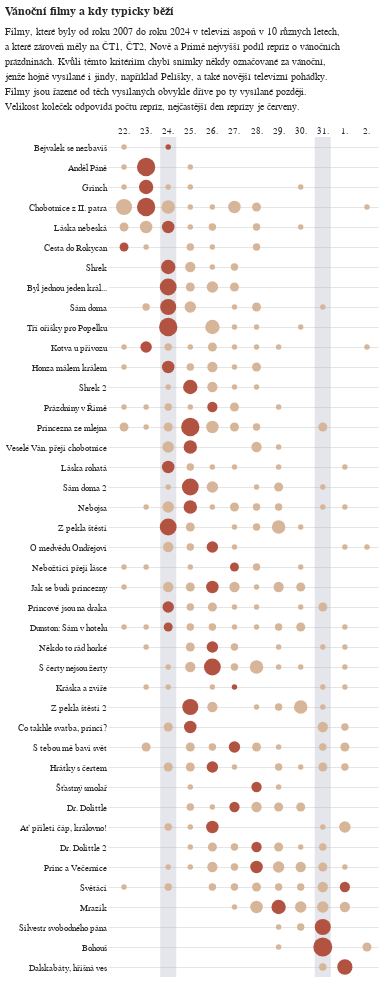

Here is the notebook cell this chart was saved with:
### Code cell
df_cary = pl.DataFrame(
    {'kolikateho_str':['24.','31.'],'umisteni':poradi3[0]}
)
df_text = pl.DataFrame(
    {'kolikateho_str': ['27.'],'umisteni':poradi3[0]}
)

cary = alt.Chart(
    df_cary
).mark_rule(
    color='#A9AAC0',
    strokeWidth=16,
    opacity=0.3
).encode(
    alt.X('kolikateho_str:N',sort=poradi_dat)
)

text = alt.Chart(
    df_text
).mark_text(
    text=['← Štědrý den       Silvestr →'],
    color='#B25342',
    dx=-9,
    dy=11.5,
    baseline='middle',
    fontSize=10,
    fontWeight=300,
    font='Asap'
).encode(
    alt.X('kolikateho_str:N',sort=poradi_dat),
    alt.Y('umisteni:N',sort=poradi3,title=None,axis=alt.Axis(grid=True, gridColor='#E5E5E5',tickColor='#E5E5E5'))
)

(cary + alt.Chart(
    do_grafu2.to_pandas(),
    width=265,
    title=alt.Title(
        "Vánoční filmy a kdy typicky běží",
        subtitle=[
            'Filmy, které byly od roku 2007 do roku 2024 v televizi aspoň v 10 různých letech,',
            'a které zároveň měly na ČT1, ČT2, Nově a Primě nejvyšší podíl repríz o vánočních',
            'prázdninách. Kvůli těmto kritériím chybí snímky někdy označované za vánoční,',
            'jenže hojně vysílané i jindy, například Pelíšky, a také novější televizní pohádky.',
            'Filmy jsou řazené od těch vysílaných obvykle dříve po ty vysílané později.',
            'Velikost koleček odpovídá počtu repríz, nejčastější den reprízy je červený.'
        ]
    )
).mark_circle(
    opacity=1
).encode(
    alt.X(
        'kolikateho_str:N', # do_grafu2.sort(by='kolikateho').select(pl.col('kolikateho')).to_series().to_list(),
        sort=poradi_dat,
        title=None,
        axis=alt.Axis(orient='top',labelAngle=0,labelAlign='center',tickColor='white')
    ),
    alt.Y('nazev:N',sort=poradi3,title=None,axis=alt.Axis(grid=True, gridColor='#E5E5E5',tickColor='#E5E5E5')),
    alt.Size('len:Q',legend=None),
    alt.Color("maximum:N",legend=None,scale=alt.Scale(range=['#B25342','#D6B599']))
)
).configure_view(
    stroke='transparent'
)

### Figure 1 — Vega-Lite specification as saved in the notebook (floating-point values rounded to 4 significant figures; data arrays with more than 128 entries replaced by an {"elided": "..."} marker saying what was removed)
{"config": {"title": {"font": "Noticia Text", "fontSize": 11.5, "anchor": "start", "lineHeight": 19, "fontWeight": "bolder", "subtitleFont": "Noticia Text", "subtitleFontSize": 10, "subtitleLineHeight": 15, "subtitlePadding": 10, "dy": -10, "color": "#292829", "subtitleColor": "#292829"}, "axis": {"labelFont": "Asap", "titleFont": "Asap", "fontWeight": "lighter", "titleFontWeight": "lighter", "labelFontSize": 9, "titleFontSize": 9, "labelPadding": 2, "titlePadding": 9, "domainOpacity": 0, "tickColor": "#DCDDD6", "labelColor": "#292829"}, "legend": {"labelFont": "Asap", "labelFontWeight": "normal", "titleFont": "Asap", "titleFontWeight": "normal", "labelFontSize": 9, "titleFontSize": 9, "labelColor": "#292829"}, "view": {"stroke": "transparent"}}, "layer": [{"data": {"name": "data-932daa0045746960d10edb5609e80664"}, "mark": {"type": "rule", "color": "#A9AAC0", "opacity": 0.3, "strokeWidth": 16}, "encoding": {"x": {"field": "kolikateho_str", "sort": ["22.", "23.", "24.", "25.", "26.", "27.", "28.", "29.", "30.", "31.", "1.", "2."], "type": "nominal"}}}, {"data": {"name": "data-b4253cd2dfd9fb5438435b9c686dfea8"}, "mark": {"type": "circle", "opacity": 1}, "encoding": {"color": {"field": "maximum", "legend": null, "scale": {"range": ["#B25342", "#D6B599"]}, "type": "nominal"}, "size": {"field": "len", "legend": null, "type": "quantitative"}, "x": {"axis": {"labelAlign": "center", "labelAngle": 0, "orient": "top", "tickColor": "white"}, "field": "kolikateho_str", "sort": ["22.", "23.", "24.", "25.", "26.", "27.", "28.", "29.", "30.", "31.", "1.", "2."], "title": null, "type": "nominal"}, "y": {"axis": {"grid": true, "gridColor": "#E5E5E5", "tickColor": "#E5E5E5"}, "field": "nazev", "sort": ["Bejvalek se nezbavíš", "Anděl Páně", "Grinch", "Chobotnice z II. patra", "Láska nebeská", "Cesta do Rokycan", "Shrek", "Byl jednou jeden král...", "Sám doma", "Tři oříšky pro Popelku", "Kotva u přívozu", "Honza málem králem", "Shrek 2", "Prázdniny v Římě", "Princezna ze mlejna", "Veselé Ván. přejí chobotnice", "Láska rohatá", "Sám doma 2", "Nebojsa", "Z pekla štěstí", "O medvědu Ondřejovi", "Nebožtíci přejí lásce", "Jak se budí princezny", "Princové jsou na draka", "Dunston: Sám v hotelu", "Někdo to rád horké", "S čerty nejsou žerty", "Kráska a zvíře", "Z pekla štěstí 2", "Co takhle svatba, princi?", "S tebou mě baví svět", "Hrátky s čertem", "Šťastný smolař", "Dr. Dolittle", "Ať přiletí čáp, královno!", "Dr. Dolittle 2", "Princ a Večernice", "Světáci", "Mrazík", "Silvestr svobodného pána", "Bohouš", "Dalskabáty, hříšná ves"], "title": null, "type": "nominal"}}, "title": {"text": "Vánoční filmy a kdy typicky běží", "subtitle": ["Filmy, které byly od roku 2007 do roku 2024 v televizi aspoň v 10 různých letech,", "a které zároveň měly na ČT1, ČT2, Nově a Primě nejvyšší podíl repríz o vánočních", "prázdninách. Kvůli těmto kritériím chybí snímky někdy označované za vánoční,", "jenže hojně vysílané i jindy, například Pelíšky, a také novější televizní pohádky.", "Filmy jsou řazené od těch vysílaných obvykle dříve po ty vysílané později.", "Velikost koleček odpovídá počtu repríz, nejčastější den reprízy je červený."]}}], "width": 265, "$schema": "https://vega.github.io/schema/vega-lite/v5.8.0.json", "datasets": {"data-932daa0045746960d10edb5609e80664": [{"kolikateho_str": "24.", "umisteni": "Bejvalek se nezbavíš"}, {"kolikateho_str": "31.", "umisteni": "Bejvalek se nezbavíš"}], "data-b4253cd2dfd9fb5438435b9c686dfea8": {"elided": "252 records"}}}
